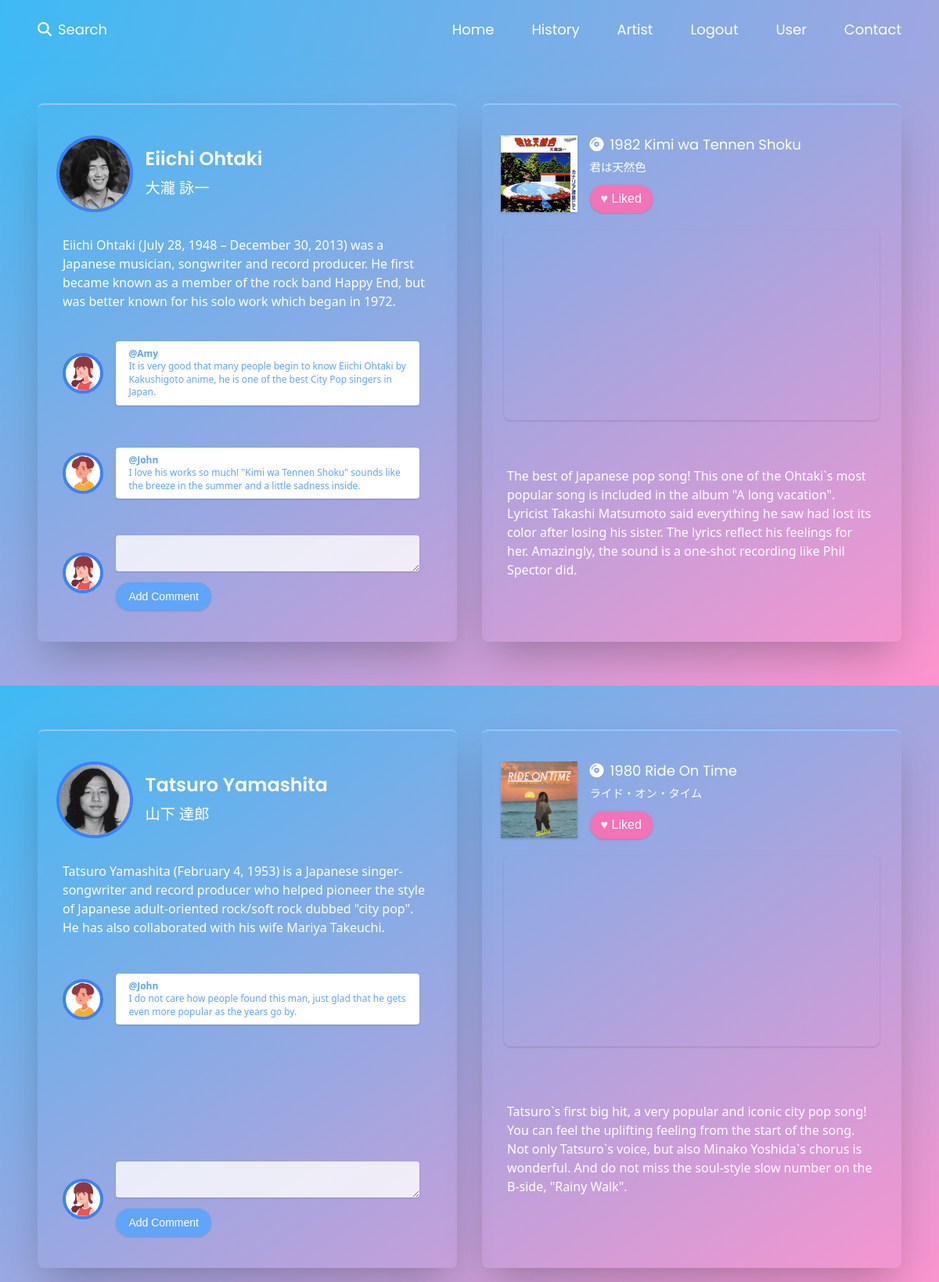
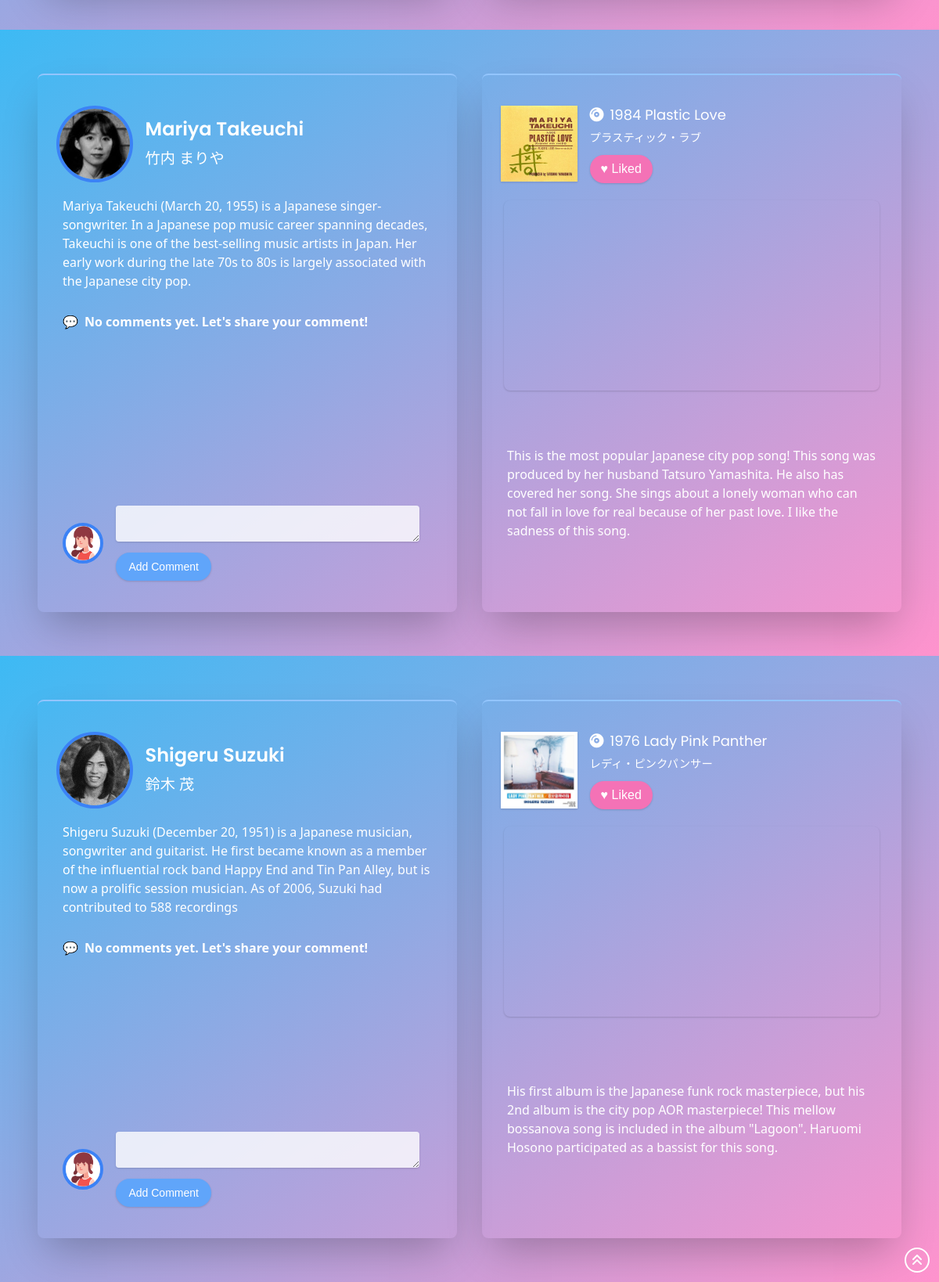
The page /artist (signed in) on the database its author committed (2 pictures, top to bottom).
### flaskr/models.py (models this page shows, shortened)
class Artist(db.Model):
    __tablename__ = 'artists'
    id = db.Column(db.Integer, primary_key=True)
    from_album_id = db.Column(
        db.Integer, db.ForeignKey('albums.id'), index=True
    )
    year = db.Column(db.Integer)
    name = db.Column(db.String(128))
    name_j = db.Column(db.String(128))
    title = db.Column(db.String(128))
    title_j = db.Column(db.String(128))
    youtube = db.Column(db.Text)
    song_info = db.Column(db.Text)
    artist_info = db.Column(db.Text)
    song_picture_path = db.Column(db.Text)
    artist_picture_path = db.Column(db.Text)

class User(UserMixin, db.Model):
    __tablename__ = 'users'
    id = db.Column(db.Integer, primary_key=True)
    email = db.Column(db.String(64), unique=True, index=True)
    username = db.Column(db.String(64), index=True)
    password = db.Column(db.String(128))
    picture_path = db.Column(db.Text)
    create_at = db.Column(db.DateTime, default=datetime.now)
    update_at = db.Column(db.DateTime, default=datetime.now)
    @classmethod
    def select_user_by_id(cls, id):
        return cls.query.get(id)

class Comment(db.Model):
    __tablename__ = 'comments'
    id = db.Column(db.Integer, primary_key=True)
    from_user_id = db.Column(
        db.Integer, db.ForeignKey('users.id'), index=True
    )
    to_artist_id = db.Column(
        db.Integer, db.ForeignKey('artists.id'), index=True
    )
    comment = db.Column(db.Text)
    create_at = db.Column(db.DateTime, default=datetime.now)
    update_at = db.Column(db.DateTime, default=datetime.now)

class LikeSong(db.Model):
    __tablename__ = 'like_songs'
    id = db.Column(db.Integer, primary_key=True)
    from_user_id = db.Column(
        db.Integer, db.ForeignKey('users.id'), index=True
    )
    to_artist_id = db.Column(
        db.Integer, db.ForeignKey('artists.id'), index=True
    )
    create_at = db.Column(db.DateTime, default=datetime.now)

### flaskr/artist/views.py (the view, shortened to what this page needs)
@artist_bp.route('', methods=['GET', 'POST'])
def artist():
    artists = Artist.query.all()
    comments = Comment.query.all()
    like_songs = LikeSong.query.all()
    users = User.query.all()
    user_id = current_user.get_id()
    user = User.select_user_by_id(user_id)
    form = LikeSongForm(request.form)
    form_c = CommentForm(request.form)
    if request.method == 'POST' and form_c.validate():
        new_comment = Comment(user_id, form_c.to_artist_id.data, form_c.comment.data)
        with db.session.begin(subtransactions=True):
            new_comment.create_comment()
        db.session.commit()
        flash("Your comment has been added!", "success")
    return render_template('artist/artist.html', artists=artists, comments=comments, like_songs=like_songs, users=users, user=user, form=form, form_c=form_c)

### flaskr/forms.py
class LikeSongForm(FlaskForm):
    from_user_id = HiddenField()
    to_artist_id = HiddenField()
    submit = SubmitField('♡ Like')

class CommentForm(FlaskForm):
    to_artist_id = HiddenField()
    comment = TextAreaField(
        '', validators=[DataRequired()]
    )
    submit = SubmitField('Add Comment')

### flaskr/models.py (called while the page is built)
@login_manager.user_loader
def load_user(user_id):
    return User.query.get(user_id)

### flaskr/templates/artist/artist.html (shortened to what this page needs)
{% from "/_formhelpers.html" import render_field %}
{% extends "/base.html" %}
{% block content %}
{% block header2 %}
{{ super() }}
{% endblock %}
{% for artist in artists %}
<div class="artists-style" id="{{ artist.name }}">
    <div class="artist-style">
        <div class="artist-h-20">
            <div class="artist-grid-col-5">
                <div class="artist-col-2 xl:p-2">
                    <img src="{{ url_for('static', filename=artist.artist_picture_path) }}" class="w-full icon-style border-4">
                </div>
                <div class="artist-col-3">
                    <div class="pl-4 2xl:pl-8">
                        <h3 class="font-semibold">
                            {{ artist.name }}
                        </h3>
                        <h3 class="mt-1">
                            <small>{{ artist.name_j }}</small>
                        </h3>
                    </div>
                </div>
            </div>
        </div>
        <div class="artist-h-20 px-2">
            <p class="text-xs sm:text-base md:text-lg lg:text-base">
                {{ artist.artist_info }}
            </p>
        </div>
        <div class="artist-h-40 px-2">
            <div class="h-full w-full overflow-scroll">
                <div class="h-1/2 sm:h-1/3 lg:h-1/2 xl:h-1/3">
                    {% set isCommented = {'isCommented':False} %}
                    {% for comment in comments %}
                        {% if artist.id == comment.to_artist_id %}
                        <div class="artist-col-9 overflow-scroll">
                            {% for user in users %}
                            {% if comment.from_user_id == user.id %}
                            <div class="artist-col-2 xl:p-1">
                                {% if user.picture_path %}
                                <img src="{{ url_for('static', filename=user.picture_path) }}" class="icon-style">
                                {% else %}
                                <img src="/static/image/logoa.jpg" class="icon-style">
                                {% endif %}
                            </div>
                            <div class="artist-col-7">
                                <div class="comment-style">
                                    <p class="font-semibold text-xs 2xl:text-sm">@{{ user.username}}</p>
                                    <p class="leading-snug text-xs">{{ comment.comment }}</p>
                                </div>
                            </div>
                            {% endif %}
                            {% endfor %}
                        </div>
                        {% endif %}
                    {% endfor %}
                    {% if not isCommented.isCommented %}
                        <p class="font-semibold mt-2 lg:mt-6 xl:mt-2">
                            <span class="mr-2">💬</span>No comments yet. Let's share your comment!
                        </p>
                    {% endif %}
                </div>
            </div>
        </div>
        <div class="artist-h-20 px-2">
            <div class="artist-grid-col-9">
                {% if current_user.is_authenticated %}
                <div class="artist-col-2 p-0 xl:p-1">
                    {% if current_user.picture_path %}
                    <img src="{{ url_for('static', filename=current_user.picture_path) }}" class="icon-style">
                    {% else %}
                    <img src="/static/image/logoa.jpg" class="icon-style">
                    {% endif %}
                </div>
                <div class="artist-col-7">
                    <form method="POST" class="add-comment-form">
                        <p>
                            {{render_field(form_c.comment, rows="2", class="add-comment-style")}}
                        </p>
                        <p class="mt-1 sm:mt-2">
                            {{form_c.submit(class="btn-blue-small")}}
                        </p>
                    </form>
                </div>
                {% endif %}
            </div>
        </div>
    </div>
    <div class="artist-style mb-8 lg:mb-0">
        <div class="artist-h-20">
            <div class="artist-grid-col-5">
                <div class="artist-col-2 p-1 sm:p-0 xl:p-1">
                    <img src="{{ url_for('static', filename=artist.song_picture_path) }}" alt="" class="w-full shadow">
                </div>
                <div class="artist-col-3">
                    <div class="artist-pl">
                        <h5>
                            <i class="fas fa-compact-disc mr-1 sm:mr-2"></i>{{ artist.year }} {{ artist.title }}
                        </h5>
                        <h5>
                            <small>{{ artist.title_j }}</small>
                        </h5>
                        {% if current_user.is_authenticated %}
                        <form method="POST" class="mt-0 sm:mt-2">
                            {% set isLiked = {'isLiked':False} %}
                            {% for like_song in like_songs %}
                                {% if like_song.from_user_id == current_user.id and like_song.to_artist_id == artist.id %}
                                <p>
                                    {{ form.submit(value="♥ Liked", class="btn-pink") }}
                                </p>
                                {% endif %}
                            {% endfor %}
                        </form>
                        {% endif %}
                    </div>
                </div>
            </div>
        </div>
        <div class="youtube-style">
            <iframe class="youtube" src="{{ artist.youtube }}" frameborder="0" allow="accelerometer; autoplay; encrypted-media; gyroscope; picture-in-picture" allowfullscreen></iframe>
        </div>
        <div class="song-style">
            <p>{{ artist.song_info }}</p>
        </div>
    </div>
    {% block back %}
    {{ super() }}
    {% endblock %}
</div>
{% endfor %}
{% endblock %}

### flaskr/templates/_formhelpers.html (shortened to what this page needs)
{% macro render_field(field) %}
<dt>{{ field.label }}
    <dd>{{ field(**kwargs)| safe }}
    </dd>
</dt>
{% endmacro %}

### flaskr/templates/base.html (shortened to what this page needs)
<!DOCTYPE html>
<html lang="en">
<head prefix="og:http://ogp.me/ns#">
    <link rel="stylesheet" href="/static/css/public/style.css">
    <link rel="stylesheet" href="/static/css/base.css">
</head>
<body class="bg-purple-300" id="top">
    {% block content %}
    {% block header2 %}
    <header class="header-style">
        <nav class="pt-4 lg:pt-6">
            <ul>
                <li>
                    <a class="menu-block" href="{{ url_for('search.search') }}">
                        <i class="fas fa-search mr-2"></i>Search
                    </a>
                </li>
            </ul>
            <div class="nav-bar-style" id="nav-content">
                <ul class="nav-ul-style">
                    <li class="menu-ml lg:ml-0">
                        <a class="menu-block" href="{{ url_for('app.home') }}">Home</a>
                    </li>
                    <li class="menu-ml">
                        <a class="menu-block" href="{{ url_for('history.history') }}">History</a>
                    </li>
                    <li class="menu-ml">
                        <a class="menu-block" href="{{ url_for('artist.artist') }}">Artist</a>
                    </li>
                    {% if current_user.is_authenticated %}
                    <li class="menu-ml">
                        <a class="menu-block" href="{{url_for('logout.logout')}}">Logout</a>
                    </li>
                    <li class="menu-ml">
                        <a class="menu-block" href="{{url_for('user.user')}}">User</a>
                    </li>
                    {% endif %}
                    <li class="menu-ml">
                        <a class="menu-block" href="{{ url_for('contact.contact') }}">Contact</a>
                    </li>
                </ul>
            </div>
        </nav>
    </header>
    {% endblock %}
    {% block back %}
    <div class="btn-back-style">
        <a href="#top">
            <p class="btn-back">
                <i class="fas fa-angle-double-up"></i>
            </p>
        </a>
    </div>
    {% endblock %}
    {% endblock %}
</body>
</html>

### flaskr/static/css/base.css (style rules this page uses)
body { background: linear-gradient(to bottom right, #3dbaf4 0%, #ff93cd 100%); }
body:after { position: fixed; top: 0; left: 0; width: 100%; height: 100%; content: ""; background: linear-gradient(to bottom right, #3dbaf4 0%, #ff93cd 100%); z-index: -1; }

### rows shown on the page
Artist: artist_picture_path (picture), name "Eiichi Ohtaki", name_j "大瀧 詠一", artist_info "Eiichi Ohtaki (July 28, 1948 – December 30, 2013) was a Japanese musician, songwriter and record producer. He first became known as a member of the rock band Happy End, but was better known for his solo work which began in 1972.", picture_path (picture), song_picture_path (picture), year "1982", title "Kimi wa Tennen Shoku", title_j "君は天然色", song_info "The best of Japanese pop song! This one of the Ohtaki`s most popular song is included in the album \"A long vacation\". Lyricist Takashi Matsumoto said everything he saw had lost its color after losing his sister. The lyrics reflect his feelings for her. Amazingly, the sound is a one-shot recording like Phil Spector did."
Comment: comment "It is very good that many people begin to know Eiichi Ohtaki by Kakushigoto anime, he is one of the best City Pop singers in Japan."
User: picture_path (picture), username "Amy"
Comment: comment "I love his works so much! \"Kimi wa Tennen Shoku\" sounds like the breeze in the summer and a little sadness inside."
User: picture_path (picture), username "John"
Artist: artist_picture_path (picture), name "Tatsuro Yamashita", name_j "山下 達郎", artist_info "Tatsuro Yamashita (February 4, 1953) is a Japanese singer-songwriter and record producer who helped pioneer the style of Japanese adult-oriented rock/soft rock dubbed \"city pop\". He has also collaborated with his wife Mariya Takeuchi.", picture_path (picture), song_picture_path (picture), year "1980", title "Ride On Time", title_j "ライド・オン・タイム", song_info "Tatsuro`s first big hit, a very popular and iconic city pop song! You can feel the uplifting feeling from the start of the song. Not only Tatsuro`s voice, but also Minako Yoshida`s chorus is wonderful. And do not miss the soul-style slow number on the B-side, \"Rainy Walk\"."
Comment: comment "I do not care how people found this man, just glad that he gets even more popular as the years go by."
Artist: artist_picture_path (picture), name "Mariya Takeuchi", name_j "竹内 まりや", artist_info "Mariya Takeuchi (March 20, 1955) is a Japanese singer-songwriter. In a Japanese pop music career spanning decades, Takeuchi is one of the best-selling music artists in Japan. Her early work during the late 70s to 80s is largely associated with the Japanese city pop.", shows "No comments yet. Let's share your comment!", picture_path (picture), song_picture_path (picture), year "1984", title "Plastic Love", title_j "プラスティック・ラブ", song_info "This is the most popular Japanese city pop song! This song was produced by her husband Tatsuro Yamashita. He also has covered her song. She sings about a lonely woman who can not fall in love for real because of her past love. I like the sadness of this song."
Artist: artist_picture_path (picture), name "Shigeru Suzuki", name_j "鈴木 茂", artist_info "Shigeru Suzuki (December 20, 1951) is a Japanese musician, songwriter and guitarist. He first became known as a member of the influential rock band Happy End and Tin Pan Alley, but is now a prolific session musician. As of 2006, Suzuki had contributed to 588 recordings", shows "No comments yet. Let's share your comment!", picture_path (picture), song_picture_path (picture), year "1976", title "Lady Pink Panther", title_j "レディ・ピンクパンサー", song_info "His first album is the Japanese funk rock masterpiece, but his 2nd album is the city pop AOR masterpiece! This mellow bossanova song is included in the album \"Lagoon\". Haruomi Hosono participated as a bassist for this song."
